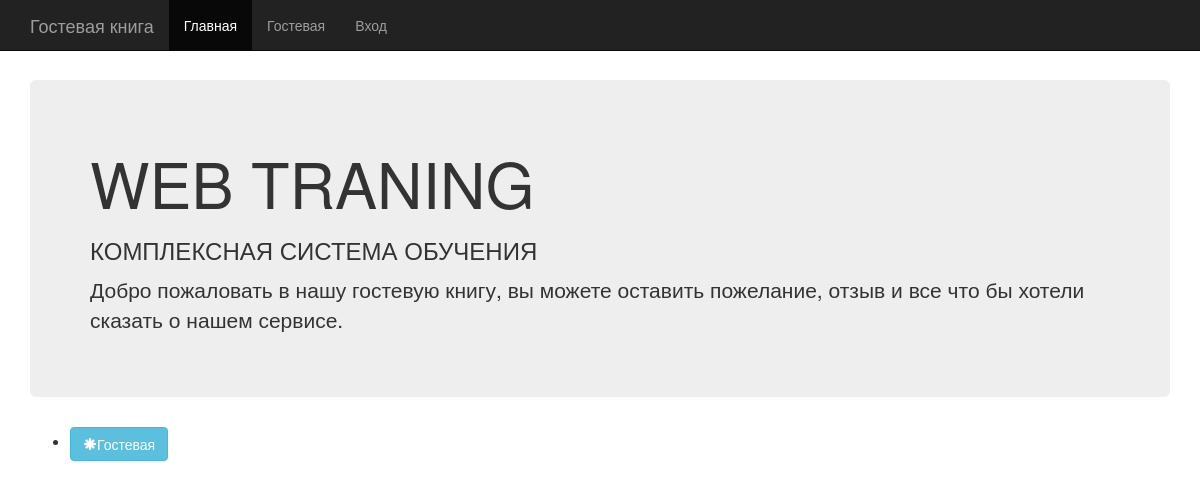
The page / on the database its author committed.
### tables this page shows
CREATE TABLE IF NOT EXISTS `tbl_glob_storage` (
  `id` int(11) NOT NULL AUTO_INCREMENT,
  `name` varchar(255) NOT NULL,
  `value` varchar(255) NOT NULL,
  PRIMARY KEY (`id`),
  UNIQUE KEY `UNIK` (`name`)
);

CREATE TABLE IF NOT EXISTS `sys_control` (
  `id` int(11) NOT NULL AUTO_INCREMENT,
  `pid` int(11) NOT NULL DEFAULT '0',
  `name` varchar(255) NOT NULL,
  `url` varchar(100) NOT NULL DEFAULT '',
  `position` int(4) NOT NULL DEFAULT '0',
  `help` longtext NOT NULL,
  `active` tinyint(1) NOT NULL DEFAULT '0',
  `deleted` tinyint(1) NOT NULL DEFAULT '0',
  PRIMARY KEY (`id`),
  KEY `pid` (`pid`)
);

### src/front_controller.php (called while the page is built, shortened)
<?php
include("lib/DI.php");
include("lib/Connector.php");
include("lib/System.php");
	$xcontrol = System::getSession('control','global');
include "app_controller.php";

### index.php (called while the page is built, shortened)
<?php
include "src/front_controller.php";
?>

### src/lib/Connector.php (called while the page is built, shortened)
<?php
class Connector
{
    protected static $instance;
    private $_pdo;
    public static function getInstance()
    {
        if (!isset(self::$instance)) {
            self::$instance = new self();
        }
        return self::$instance;
    }
    public function connect($dsn, $username, $password)
    {
            try {
                $this->_pdo = new PDO($dsn, $username, $password, [PDO::ATTR_ERRMODE => PDO::ERRMODE_EXCEPTION]);
            } catch (\PDOException $e) {
                echo $e->getMessage();
                exit;
            }
    }
    public function getPDO()
    {
        return $this->_pdo;
    }
}

### src/components/homepage/HomepageManager.php (called while the page is built, shortened)
<?php
class HomepageManager
{
    protected static $instance;
    public function getList()
    {
        $dbh = Connector::getInstance()->getPDO();
        $query = "SELECT `id`, `name`, `url`, `help` FROM `sys_control` WHERE `active`=1 AND `deleted`=0 ORDER BY `position` ASC;";
        $statement = $dbh->prepare($query);
        try {
            $statement->execute();
            return $statement->fetchAll();
        }catch(PDOException $e){
            return null;
        }
    }
    public static function getInstance() {
        if (!isset(self::$instance) ) {
            self::$instance = new self();
        }
        return self::$instance;
    }
}

### src/lib/System.php (the view, shortened to what this page needs)
<?php
class System
{
    protected static function getDBH()
    {
        return Connector::getInstance()->getPDO();
    }
    public static function getSession($key, $components)
    {
        if (isset($_COOKIE['PHPSESSID']) and isset($_SESSION[$_COOKIE['PHPSESSID']]) and isset($_SESSION[$_COOKIE['PHPSESSID']][$components]) and isset($_SESSION[$_COOKIE['PHPSESSID']][$components][$key])) {
            return $_SESSION[$_COOKIE['PHPSESSID']][$components][$key];
        } else {
            return null;
        }
    }
    public static function getLoginLink($action)
    {
        if (self::getSession('logedin', 'global') == null) {
            $_class = ($action == 'login') ? 'class="active"' : '';
            return '<li ' . $_class . '><a href="?control=login">' . System::getStorage('login_enter') . '</a></li>';
        } else {
            $_class = ($action == 'logout') ? 'class="active"' : '';
            return '<li ' . $_class . '><a href="?control=logout">' . System::getStorage('logout_exit') . '</a></li>';
        }
    }
    public static function getMenuLine($action)
    {
        $list = self::getControlListById(0);
        $result = '';
        if ($list !== null) {
            foreach ($list as $row) {
                if ((stripos(System::getSession('upostcomponents', 'global'), $row['url']) !== false)) {
                    $list2 = self::getControlListById($row['id']);
                    if ($list2 !== null) {
                        $result2 = '';
                        if ($result2 != '') {
                            $result2 = '<ul class="dropdown-menu">' . $result2 . '</ul>';
                            $_class = ($row['url'] == $action) ? 'active' : '';
                            $result .= '<li class="dropdown ' . $_class . '"><a href="javascript:void(0);" class="dropdown-toggle" data-toggle="dropdown">' . $row['name'] . ' <b class="caret"></b></a>' . $result2 . '</li>';
                        } else {
                            if (System::getSession('BlockMenu', 'global') == 1) {
                                $_class = ($row['url'] == $action) ? 'class="active"' : '';
                                $result .= '<li ' . $_class . '><a href="#" class="ci_menu_blocked">' . $row['name'] . '</a></li>';
                            } else {
                                $_class = ($row['url'] == $action) ? 'class="active"' : '';
                                $result .= '<li ' . $_class . '><a href="?control=' . $row['url'] . '">' . $row['name'] . '</a></li>';
                            }
                        }
                    }
                }
            }
        }
        return $result;
    }
    public static function getStorage($key)
    {
        $q = "SELECT `value` FROM `tbl_GLOB_storage` where `name`=? limit 0,1;";
        $statement = self::getDBH()->prepare($q);
        try {
            $statement->execute([$key]);
            $row = $statement->fetch();
            return $row[0];
        } catch (PDOException $e) {
            return null;
        }
    }
    private static function getControlListById($id)
    {
        $dbh = Connector::getInstance()->getPDO();
        $query = "SELECT `id`, `pid`, `name`, `url`, `position`, `help`, `active` FROM `sys_control` where (`url`!='help' and `url`!='exit' and `url`!='wellcome') and `deleted`=0 and `pid` = ? order by `position` ASC;";
        $statement = $dbh->prepare($query);
        try {
            $statement->execute([$id]);
            return $statement->fetchAll();
        } catch (PDOException $e) {
            return null;
        }
    }
}

### src/app_controller.php (shortened to what this page needs)
<!DOCTYPE html>
<html lang="en">
<head>
    <link href="assets/bootstrap/css/bootstrap.min.css" rel="stylesheet">
    <link href="assets/css/custom_style.css" rel="stylesheet">
</head>
<body>
<nav class="navbar navbar-inverse navbar-fixed-top">
    <div class="container">
        <div class="navbar-header">
            <a class="navbar-brand" href="#"><?=System::getStorage("project_name")?></a>
        </div>
        <div id="navbar" class="collapse navbar-collapse">
            <ul class="nav navbar-nav"><?=System::getMenuLine($xcontrol);?><?=System::getLoginLink($xcontrol);?></ul>
        </div>
    </div>
</nav>
<div class="container">
    <div style="margin-top: 80px;">
                    <?
                    if ((stripos(System::getSession('upostcomponents','global'), trim($xcontrol))!==FALSE)) {
                        $path_module = "components/" . $xcontrol . "/" . $xcontrol . ".php";
                        if (!@include($path_module)) {
                            echo "<h2>Undefined component</h2>";
                        }
                    } else {
                        echo "<h2>Access denied</h2>";
                    }
                    ?>
    </div>
</div>
</body>
</html>

### src/components/homepage/homepage.php (shortened to what this page needs)
<?php
    echo '<div class="jumbotron">
        <h1>' . System::getStorage('global_title_main') . '</h1>
        <h3>' . System::getStorage('global_title_second') . '</h3>
        <p>' . System::getStorage("global_slogan") . '</p>
      </div>';
    $layer = new HomepageLayer();
    $layer->ShowMenu();

### src/components/homepage/HomepageLayer.php (shortened to what this page needs)
<?php
class HomepageLayer
{
    public function ShowMenu()
    {
        $manager = HomepageManager::getInstance();
        $list = $manager->getList();
        if ($list !== null) {
            echo '<ul class="ci-homepage-list">';
            foreach ($list as $item) {
                $url = $item['url'];
                if (
                        $url!='system'
                        and $url!='cont'
                        and $url!='account'
                        and $url!='homepage'
                        and (stripos(System::getSession('upostcomponents','global'), $url)!==FALSE)) {
                    echo '<li>';
                        echo '<a class="btn btn-info" href="index.php?control='.$url.'">';
                        echo '<i class="glyphicon glyphicon-asterisk"></i>';
                        echo '<span class="label-info">'.$item['name'].'</span>';
                        echo '</a>';
                    echo '</li>';
                }
            }
            echo '</ul>';
        } else {
            echo '<h5>Empty list</h5>';
        }
    }
}

### rows shown on the page
tbl_glob_storage: value "Гостевая книга"
sys_control: name "Главная"
sys_control: name "Гостевая"
tbl_glob_storage: value "Вход"
tbl_glob_storage: value "WEB TRANING"
tbl_glob_storage: value "КОМПЛЕКСНАЯ СИСТЕМА ОБУЧЕНИЯ"
tbl_glob_storage: value "Добро пожаловать в нашу гостевую книгу, вы можете оставить пожелание, отзыв и все что бы хотели сказать о нашем сервисе."
